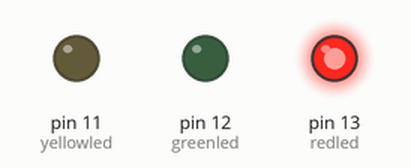
Simulated run of this sketch. Board: Arduino Uno, built with avr-gcc and run on an emulated ATmega328P. Parts: output pins drawn as LEDs (lit = HIGH).

Above: at 0.5 s.
At 15.5 s:
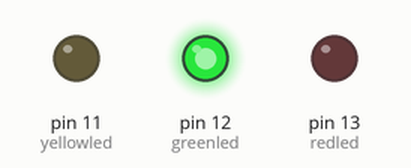
At 21.5 s:
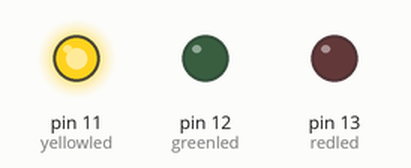
At 29.0 s:
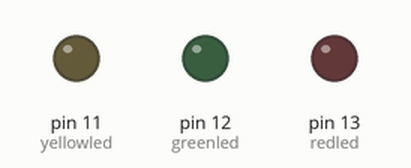
Timing chart, 0 to 31.2 s (numbered marks = the images above):
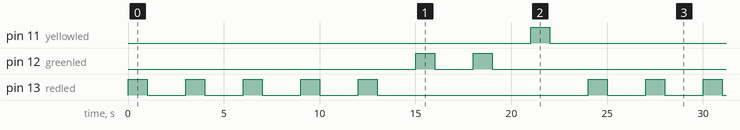

The sketch:

led_blinking.ino
```cpp
int redled=13;
int greenled=12;
int yellowled=11;
int ontime=1000;
int offtime=2000;
void setup() {
  // put your setup code here, to run once:
pinMode(redled,OUTPUT);
pinMode(greenled,OUTPUT);
pinMode(yellowled,OUTPUT);

}

void loop() {
  // put your main code here, to run repeatedly:
  digitalWrite(redled,HIGH);
  delay(ontime);
  digitalWrite(redled,LOW);
  delay(offtime);
  digitalWrite(redled,HIGH);
  delay(ontime);
  digitalWrite(redled,LOW);
  delay(offtime);
  digitalWrite(redled,HIGH);
  delay(ontime);
  digitalWrite(redled,LOW);
  delay(offtime);
  digitalWrite(redled,HIGH);
  delay(ontime);
  digitalWrite(redled,LOW);
  delay(offtime);
  digitalWrite(redled,HIGH);
  delay(ontime);
  digitalWrite(redled,LOW);
  delay(offtime);


  //////////////////////////////green led///////////////////////////////
  digitalWrite(greenled,HIGH);
  delay(ontime);
  digitalWrite(greenled,LOW);
  delay(offtime);
  digitalWrite(greenled,HIGH);
  delay(ontime);
  digitalWrite(greenled,LOW);
  delay(offtime);
/////////////////yellow led//////////////////////////

  digitalWrite(yellowled,HIGH);
  delay(ontime);
  digitalWrite(yellowled,LOW);
  delay(offtime);
}
```

Measured:
- by itself, pin 11 (yellowled): alternates HIGH for 1.0 s and LOW for 23.0 s
- by itself, pin 12 (greenled): repeats every 24.0 s: LOW 2.0 s, HIGH 1.0 s, LOW 20.0 s, HIGH 1.0 s
- by itself, pin 13 (redled): repeats every 24.0 s: 4 × (LOW 2.0 s, HIGH 1.0 s), LOW 11.0 s, HIGH 1.0 s
